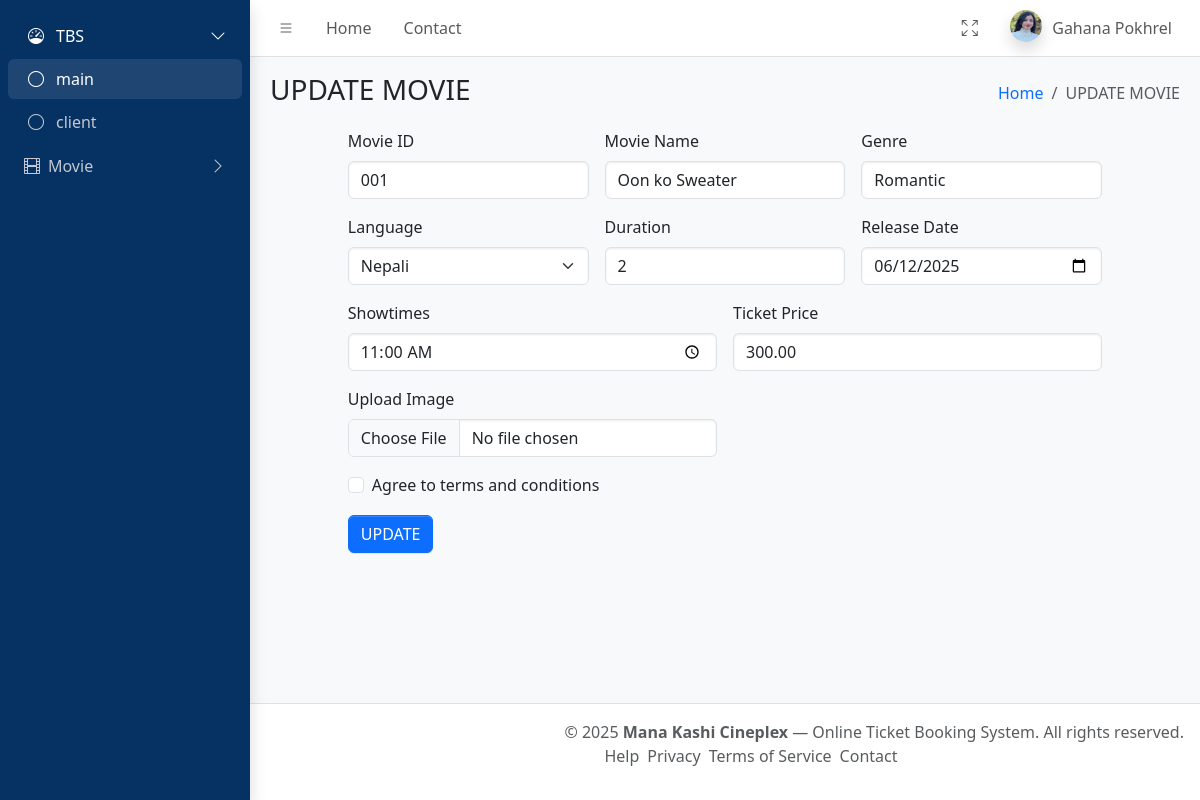
/customer/update_movie/23/, run on the app's committed database.
### customer/models.py (models this page shows, shortened)
class Movie(models.Model):
    LANGUAGE_CHOICES=[
         ('Hindi','Hindi'),
        ('Nepali','Nepali'),
        ('English','English'),
        ]
    movie_id= models.CharField(max_length=10,null=True)
    movie_name = models.CharField(max_length=100)
    image=models.ImageField(upload_to='image/', null=True,  blank=True)
    genre = models.CharField(max_length=50)
    language = models.CharField(max_length=15,choices= LANGUAGE_CHOICES)
    duration=models.CharField(max_length=100)
    release_date = models.DateField()
    showtimes = models.TimeField()
    ticket_price = models.DecimalField(max_digits=6, decimal_places=2, default=100.0)
    created_at = models.DateTimeField(auto_now=True, editable=False)
    updated_at = models.DateTimeField(auto_now=True)

### customer/views.py (the view, shortened to what this page needs)
# urls.py: path('update_movie/<int:id>/', views.update_movie, name='update_movie'),
def update_movie(request, id):
    movie_info = get_object_or_404(Movie, id=id)
    if request.method == 'GET':
        new_form = MovieForm(instance=movie_info)
        return render(request, 'movie/update_movie.html', context={'form': new_form, 'id': id})
    return HttpResponse(status=405)

### customer/form.py (shortened to what this page needs)
class MovieForm(forms.ModelForm):
    class Meta:
        model=Movie
        fields='__all__'
        widgets={
            'movie_id':forms.NumberInput(attrs={'class':'form-control','id':'validationCustom01'}),
            'movie_name':forms.TextInput(attrs={'class': 'form-control','id':'validationCustom01'}),
            'image':forms.FileInput(attrs={'type':'file','class':'form-control','accept':'*.jpg, *.png,*.jpeg', 'id':'validationCustom03'}),
            'genre':forms.TextInput(attrs={'class':'form-control','id':'validationCustom02'}),
            'language':forms.Select(attrs={'class':'form-select','id':'validationCustom04'}),
            'duration':forms.TextInput(attrs={'class':'form-control','id':'validationCustom03'}),
            'release_date':forms.DateInput(attrs= {'type':'date','class':'form-control','id':'validationCustom04'}) ,
            'showtimes':forms.TimeInput(attrs={'type':'time','class':'form-control','id':'validationCustom05'}),
            'ticket_price':forms.NumberInput(attrs={'class':'form-control','id':'validationCustom05'}),
            }

### templates/movie/update_movie.html (shortened to what this page needs)
{% extends 'base.html' %}
{% block body %}
<main class="app-main">
  <div class="app-content-header">
    <div class="container-fluid">
      <div class="row">
        <div class="col-sm-6">
          <h3 class="mb-0">UPDATE MOVIE</h3>
        </div>
        <div class="col-sm-6">
          <ol class="breadcrumb float-sm-end">
            <li class="breadcrumb-item"><a href="#">Home</a></li>
            <li class="breadcrumb-item active" aria-current="page">UPDATE MOVIE</li>
          </ol>
        </div>
      </div>
    </div>
  </div>
  <div class="app-content">
    <div class="container-fluid">
      <div class="row">
        <div class="col-md-1"></div>
        <div class="col-md-10">
          <form class="row g-3 needs-validation" method="POST" action="{% url 'update_movie' id%}" enctype="multipart/form-data" novalidate>
            <div class="col-md-4">
              <label class="form-label">Movie ID</label>
              {{ form.movie_id }}
            </div>
            <div class="col-md-4">
              <label class="form-label">Movie Name</label>
              {{ form.movie_name }}
            </div>
            <div class="col-md-4">
              <label class="form-label">Genre</label>
              {{ form.genre }}
            </div>
            <div class="col-md-4">
              <label class="form-label">Language</label>
              {{ form.language }}
            </div>
            <div class="col-md-4">
              <label class="form-label">Duration</label>
              {{ form.duration }}
            </div>
            <div class="col-md-4">
              <label class="form-label">Release Date</label>
              {{ form.release_date }}
            </div>
            <div class="col-md-6">
              <label class="form-label">Showtimes</label>
              {{ form.showtimes }}
            </div>
            <div class="col-md-6">
              <label class="form-label">Ticket Price</label>
              {{ form.ticket_price }}
            </div>
            <div class="col-md-6">
              <label class="form-label">Upload Image</label>
              {{ form.image }}
            </div>
            <div class="col-12">
              <div class="form-check">
                <input class="form-check-input" type="checkbox" required>
                <label class="form-check-label">Agree to terms and conditions</label>
              </div>
            </div>
            <div class="col-12">
              <button class="btn btn-primary" type="submit">UPDATE</button>
            </div>
          </form>
        </div>
        <div class="col-md-1"></div>
      </div>
    </div>
  </div>
</main>
{% endblock %}

### data on the page
Movie: movie_id "001", movie_name "Oon ko Sweater", genre "Romantic", language "Nepali", duration "2", release_date "06/12/2025", showtimes "11:00:00", ticket_price "300.00"
